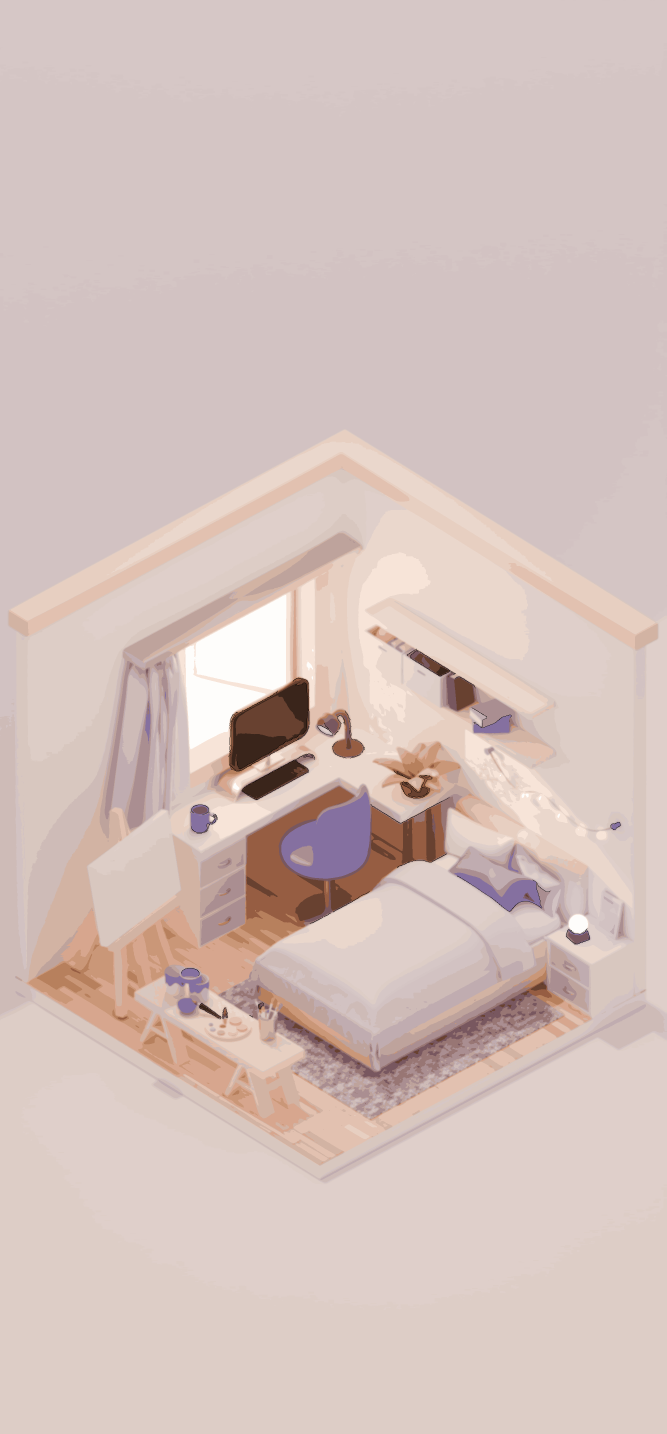
#> input picture examples/room-vectorized.png, 2000 x 4300 px (shown at 1/3 size)
$ python -i image_vectorizer.py   (imports and definitions only)
#> lines starting #> are read from the running program, lines starting #| are printed output that depends on the picture; after the words box and inside, x2 and y2 are one past the last pixel; in counts of white or black regions, pixels touching at a corner belong together
"""
Image Vectorizer Module

This module provides functionality to convert raster images into stylized,
vector-like artwork using k-means clustering, Gaussian smoothing, and edge detection.
"""

import cv2
import numpy as np
from matplotlib.image import imread, imsave
from sklearn.cluster import MiniBatchKMeans
from scipy.ndimage import gaussian_filter
import os
from typing import Optional, Tuple
import logging

# ================== EASY CONFIGURATION ==================
# Change these values to customize your output:
DEFAULT_COLORS = 8         # Increase this for more colors (2-50)
DEFAULT_SMOOTHING = 2.0    # Smoothing factor (0-10)
DEFAULT_ADD_EDGES = True   # True/False for black edges

# BLACK & WHITE MODE 🔲
DEFAULT_BLACK_WHITE = False  # True = Convert to black/white/grey, False = Keep colors
# When True, uses DEFAULT_COLORS to determine grey levels (2-20 works best)

# Edge detection settings (for manga/anime style outlines):
DEFAULT_EDGE_THRESHOLD1 = 100   # Lower = more edge details (10-200)
DEFAULT_EDGE_THRESHOLD2 = 250  # Upper = edge sensitivity (50-300)
# 🎨 STYLES TO TRY:
# Thick manga lines:  30, 100
# Thin clean lines:   80, 200
# Many details:       20, 80
# Minimal outlines:   100, 250 ← CURRENT
# Black & White manga: Set DEFAULT_BLACK_WHITE = True + adjust DEFAULT_COLORS
# ========================================================

# Set up logging
# [1 line not run here, left out]
logger = logging.getLogger(__name__)


# [45 lines left out: function _convert_to_grayscale_manga, not called in this run]


class ImageVectorizer:
    """
    A class for vectorizing images using machine learning techniques.

    This class applies k-means clustering to reduce colors, Gaussian smoothing
    to reduce noise, and Canny edge detection to add clean outlines.
    """

    def __init__(self):
        """Initialize the ImageVectorizer."""
        self.supported_formats = {'.jpg', '.jpeg', '.png', '.bmp', '.tiff', '.tif'}

    def vectorize_image(self,
                       input_path: str,
                       output_path: Optional[str] = None,
                       n_colors: int = DEFAULT_COLORS,
                       smoothing: float = DEFAULT_SMOOTHING,
                       add_edges: bool = DEFAULT_ADD_EDGES,
                       edge_threshold1: int = DEFAULT_EDGE_THRESHOLD1,
                       edge_threshold2: int = DEFAULT_EDGE_THRESHOLD2,
                       black_white: bool = DEFAULT_BLACK_WHITE) -> np.ndarray:
        """
        Vectorize/stylize an image using k-means clustering and edge detection.

        Parameters:
        -----------
        input_path : str
            Path to the input image
        output_path : str, optional
            Path to save the output image. If None, doesn't save.
        n_colors : int, default=8
            Number of color clusters (2-50)
        smoothing : float, default=2.0
            Gaussian smoothing factor (0-10)
        add_edges : bool, default=True
            Whether to add black edges using Canny detection
        edge_threshold1 : int, default=180
            Lower threshold for Canny edge detection
        edge_threshold2 : int, default=280
            Upper threshold for Canny edge detection
        black_white : bool, default=False
            Convert to black/white/grey tones (manga style)

        Returns:
        --------
        np.ndarray
            Processed image as numpy array

        Raises:
        -------
        FileNotFoundError
            If input image doesn't exist
        ValueError
            If parameters are out of valid range
        """
#> called with input_path = 'examples/room-vectorized.png', n_colors = 8, smoothing = 2, add_edges = True, edge_threshold1 = 100, edge_threshold2 = 250, black_white = False

        # Validate parameters
        if not os.path.exists(input_path):
            raise FileNotFoundError(f"Input image not found: {input_path}")

        if not (2 <= n_colors <= 50):
            raise ValueError("n_colors must be between 2 and 50")

        if not (0 <= smoothing <= 10):
            raise ValueError("smoothing must be between 0 and 10")

        logger.info(f"Processing image: {input_path}")
        logger.info(f"Parameters - Colors: {n_colors}, Smoothing: {smoothing}, Edges: {add_edges}")

        try:
            # Read image as float values (0~1)
            image = imread(input_path)
#> image is the input picture: shape (4300, 2000, 4) float32; mean R, G, B, A 0.878, 0.794, 0.778, 1

            # Handle different image formats
            if len(image.shape) == 2:  # Grayscale
                image = np.stack([image] * 3, axis=-1)
            elif image.shape[2] == 4:  # RGBA -> RGB
                image = image[:, :, :3]
#> image: shape (4300, 2000, 3) float32

            # Convert to uint8 type with range 0~255
            image = (image * 255).astype(np.uint8)

            # Apply Gaussian smoothing to reduce noise
            if smoothing > 0:
                smoothed_img = gaussian_filter(image, (smoothing, smoothing, 0))
            else:
                smoothed_img = image.copy()

            # Reshape image for k-means clustering
            pixels = smoothed_img.reshape(-1, 3)

            # Apply k-means clustering to reduce colors
            logger.info("Applying k-means clustering...")
            kmeans = MiniBatchKMeans(n_clusters=n_colors, random_state=253, n_init=10)
            labels = kmeans.fit_predict(pixels)

            # Create clustered image with reduced colors
            clustered_img = kmeans.cluster_centers_.astype('uint8')[labels].reshape(image.shape)

            # Add black edges using Canny edge detection
            if add_edges:
                logger.info("Adding edge detection...")
                gray = cv2.cvtColor(clustered_img, cv2.COLOR_RGB2GRAY)
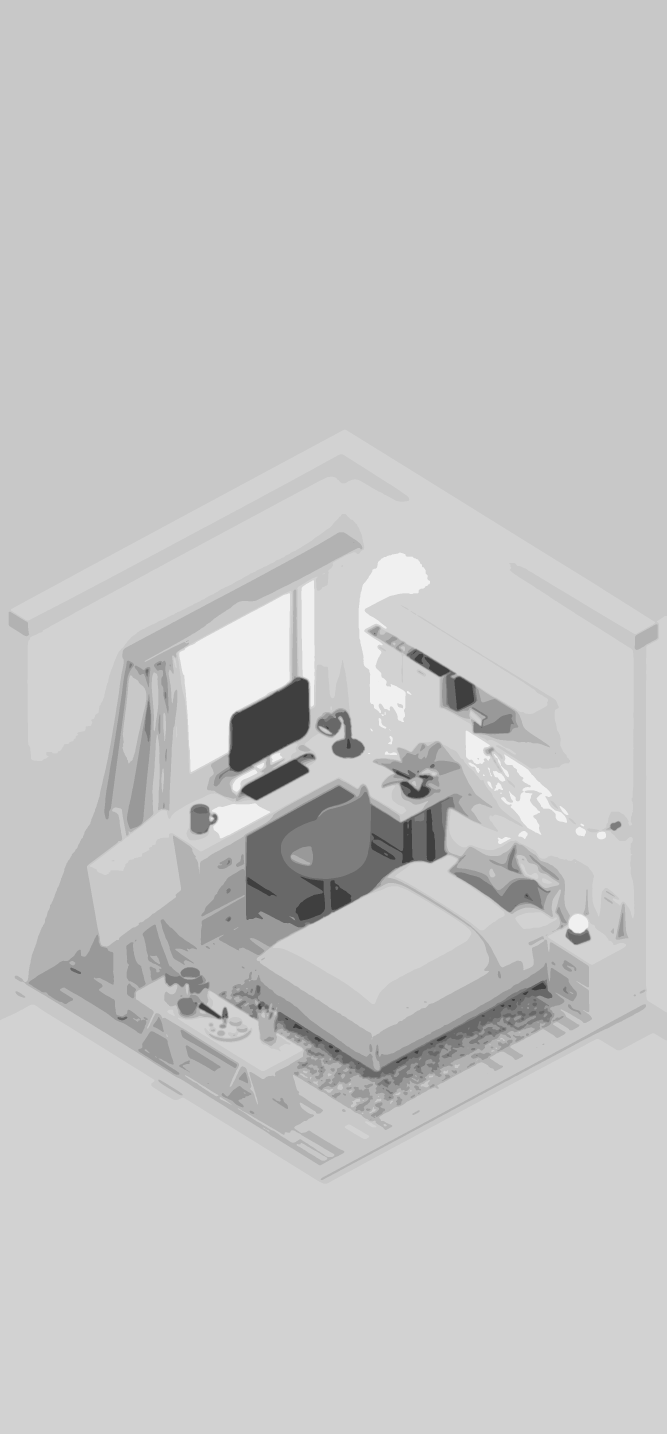
#> gray: shape (4300, 2000) (shown at 1/3 size); min 63, max 240, mean 198.2
                edges = cv2.Canny(gray, threshold1=edge_threshold1, threshold2=edge_threshold2)
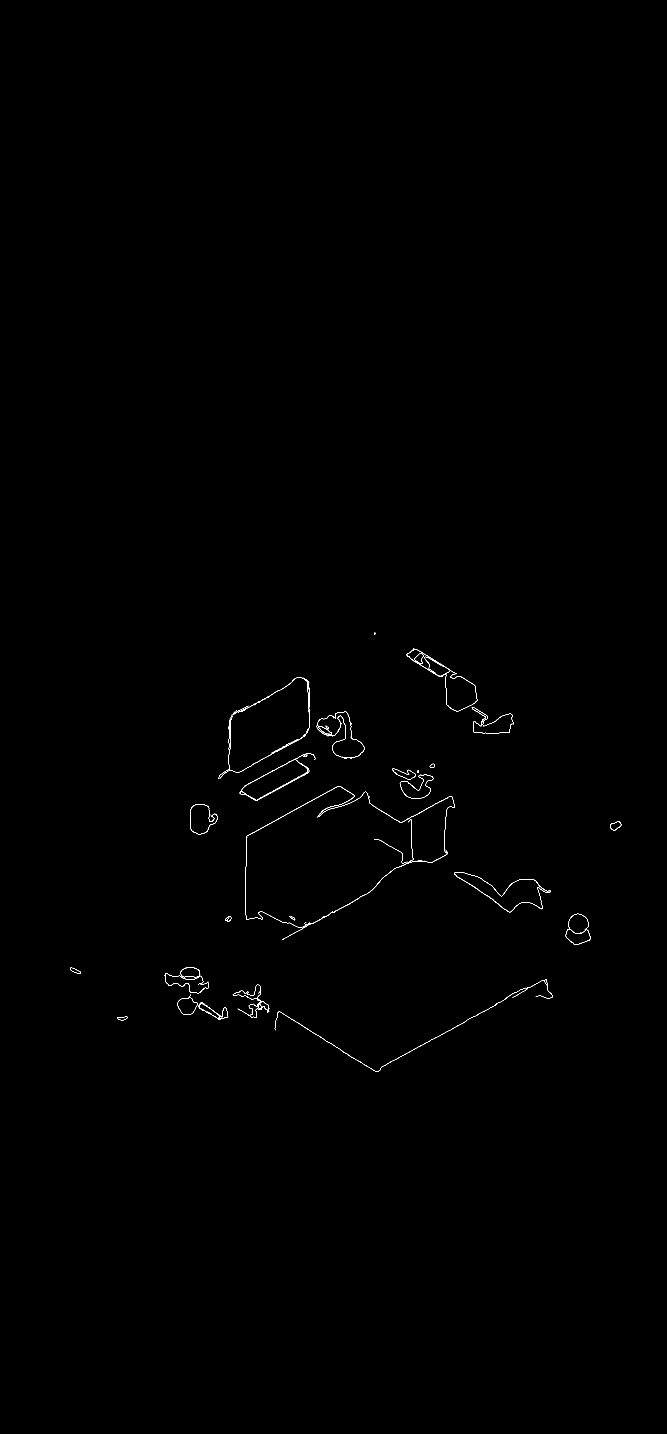
#> edges: shape (4300, 2000) (shown at 1/3 size); 0.16% white in thin lines or dots, all inside (x1, y1, x2, y2) = (210, 1898, 1864, 3216)
                edge_mask = edges > 0
                clustered_img[edge_mask] = [0, 0, 0]  # Set edges to black

            # Convert to black & white/grey if requested
            if black_white:
                logger.info(f"Converting to black & white manga style with {n_colors} grey levels...")
                clustered_img = _convert_to_grayscale_manga(clustered_img, n_colors)

            # Save the result if output path is provided
            if output_path:
                # Ensure output directory exists
                output_dir = os.path.dirname(output_path)
                if output_dir:  # Only create directory if path has a directory component
                    os.makedirs(output_dir, exist_ok=True)
                imsave(output_path, clustered_img)
                logger.info(f"Saved vectorized image to: {output_path}")

            logger.info("Image processing completed successfully!")
            return clustered_img

        except Exception as e:
            logger.error(f"Error processing image: {str(e)}")
            raise

    # [103 lines left out: functions batch_process, segment_image, simple_vectorize, not called in this run]


# [22 lines not run here, left out]

>>> result = ImageVectorizer().vectorize_image('examples/room-vectorized.png')

$ run again, on examples/style_gallery/black_white_manga.png
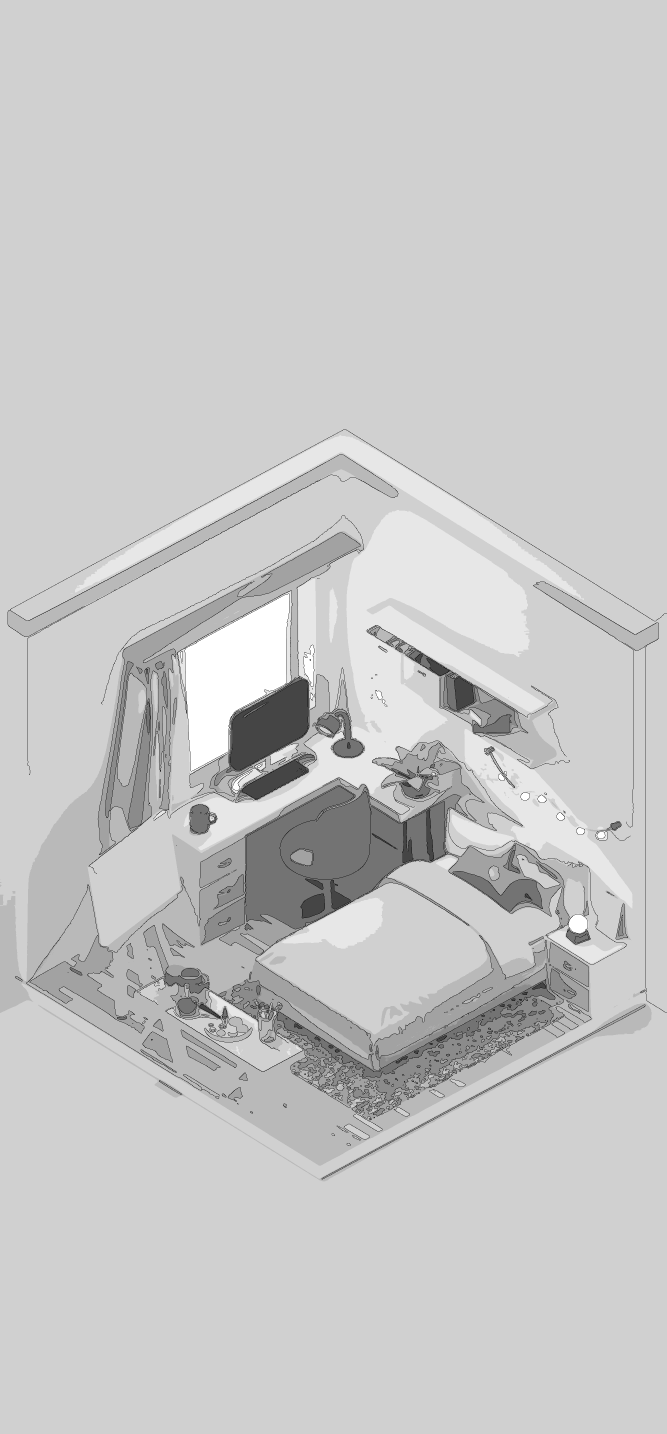
#> input picture examples/style_gallery/black_white_manga.png, 2000 x 4300 px (shown at 1/3 size)
#> in vectorize_image, image is the input picture: shape (4300, 2000, 4) float32; mean R, G, B, A 0.828, 0.828, 0.828, 1
#> in vectorize_image, `edges = cv2.Canny(gray, threshold1=edge_threshold1, threshold2=edge_th..`:
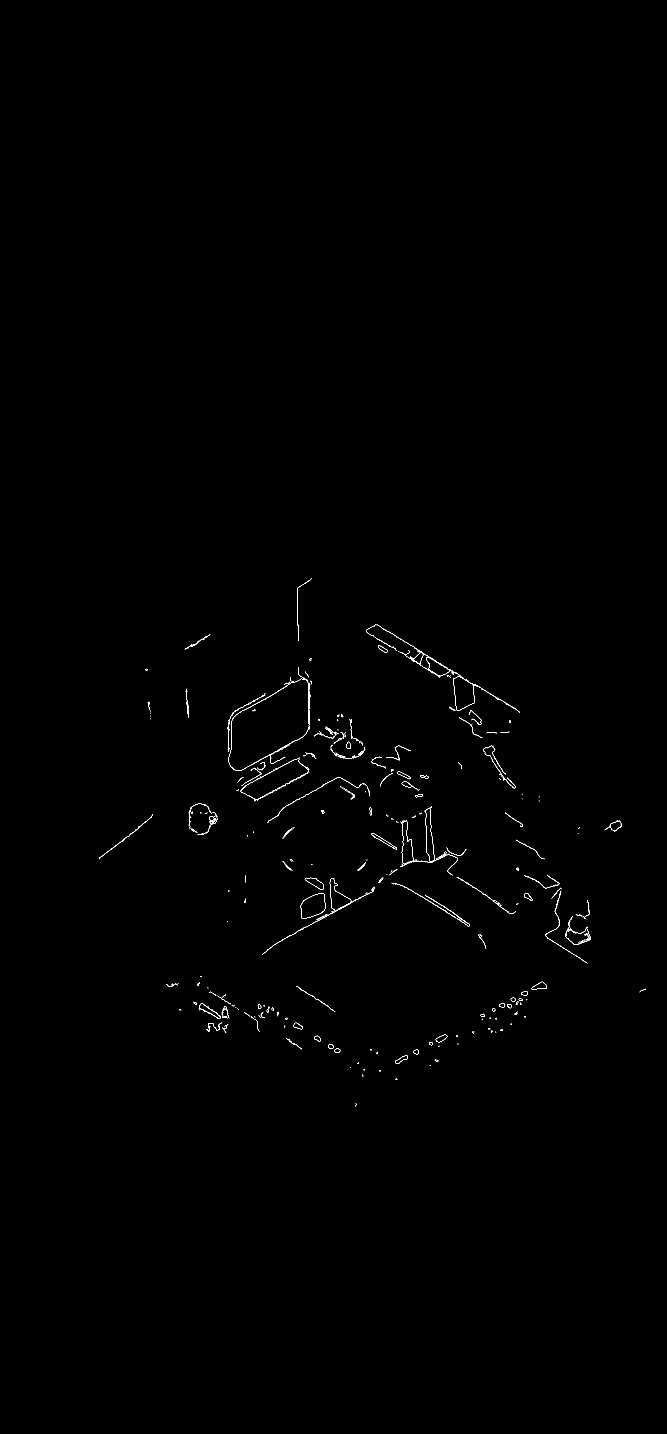
#> edges: shape (4300, 2000) (shown at 1/3 size); 0.21% white in thin lines or dots, all inside (x1, y1, x2, y2) = (297, 1734, 1937, 3320)
